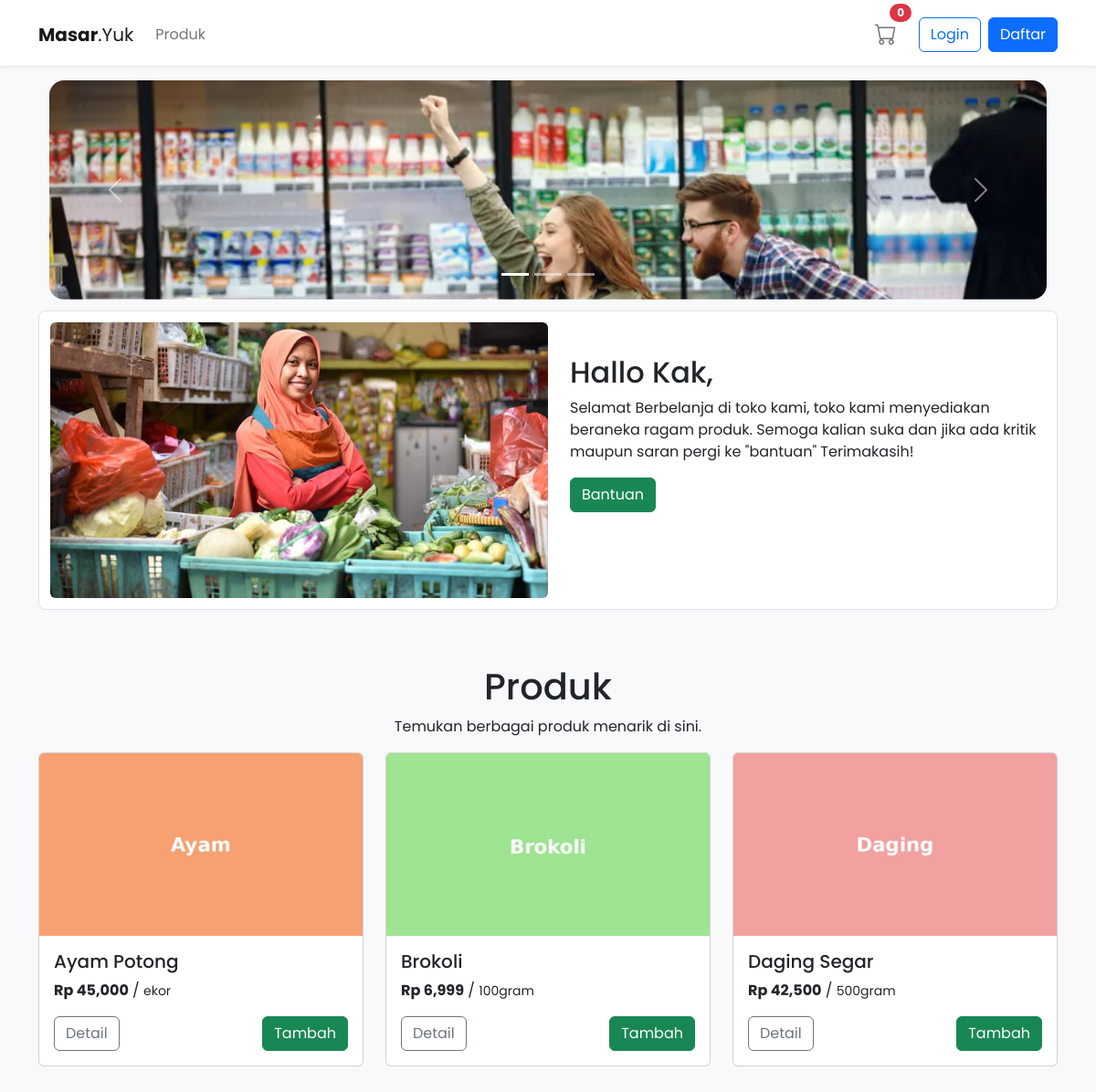
The page / on the database its author committed.
### tables this page shows
CREATE TABLE IF NOT EXISTS products (
  id INT AUTO_INCREMENT PRIMARY KEY,
  name VARCHAR(150) NOT NULL,
  price INT NOT NULL,
  unit VARCHAR(50),
  stock INT DEFAULT 0,
  image VARCHAR(255),
  created_at TIMESTAMP DEFAULT CURRENT_TIMESTAMP
);

### inc/functions.php (called while the page is built, shortened)
<?php
function is_logged_in(){ return isset($_SESSION['user_id']) && !empty($_SESSION['user_id']); }
?>

### index.php (the view, shortened to what this page needs)
<?php
require_once __DIR__ . '/inc/functions.php';
include 'header.php';
include 'navbar.php';
$res = $mysqli->query('SELECT * FROM products');
?>
<div class="container d-none d-md-block">
      <div class="thumbnail col-12 col-s-12">
        <div id="carouselExampleIndicators" class="container-fluid carousel slide" data-bs-ride="true">
          <div class="carousel-indicators">
            <button
              type="button"
              data-bs-target="#carouselExampleIndicators"
              data-bs-slide-to="0"
              class="active"
              aria-current="true"
              aria-label="Slide 1"
            ></button>
            <button
              type="button"
              data-bs-target="#carouselExampleIndicators"
              data-bs-slide-to="1"
              aria-label="Slide 2"
            ></button>
            <button
              type="button"
              data-bs-target="#carouselExampleIndicators"
              data-bs-slide-to="2"
              aria-label="Slide 3"
            ></button>
          </div>
          <div class="carousel-inner rounded-4">
            <div class="carousel-item active">
              <img src="./assets/img/tb4.jpg" class="d-block img-fluid" alt="..." />
            </div>
          </div>
          <button
            class="carousel-control-prev"
            type="button"
            data-bs-target="#carouselExampleIndicators"
            data-bs-slide="prev"
          >
            <span class="carousel-control-prev-icon" aria-hidden="true"></span>
          </button>
          <button
            class="carousel-control-next"
            type="button"
            data-bs-target="#carouselExampleIndicators"
            data-bs-slide="next"
          >
            <span class="carousel-control-next-icon" aria-hidden="true"></span>
          </button>
        </div>
      </div>
    </div>
      <div class="container ">
        <div class="perkenalan rounded-3 border col-12 col-s-12 flex flex-wrap">
          <div class="gambarsambutan col-s-12 col-md-6">
            <img src="./assets/img/prk.jpg" class="d-block img-fluid rounded float-start" alt="..." />
          </div>
          <div class="sambutan col-s-12 col-md-6">
            <h2>Hallo Kak,</h2>
            <p>
              Selamat Berbelanja di toko kami, toko kami menyediakan beraneka ragam produk. Semoga kalian suka dan jika
              ada kritik maupun saran pergi ke "bantuan" Terimakasih!
            </p>
            <a href="./assets/html/bantuan.html"><button type="button" class="btn btn-success">Bantuan</button></a>
          </div>
        </div>
      </div>
<section  class="produk">
<div class="col-12" id="produk">
  <div class="container text-center my-5">
    <h1 class="">Produk</h1>
    <p class="col-12 ">Temukan berbagai produk menarik di sini.</p>
  </div>
<div class="produk container my-5">
  <div class="row" id="product-list">
    <?php while($p = $res->fetch_assoc()): ?>
    <div class="col-md-4 mb-4">
      <div class="card">
        <img src="<?php echo $p['image']; ?>" class="card-img-top product-img" data-id="<?php echo $p['id']; ?>" alt="<?php echo htmlspecialchars($p['name']); ?>">
        <div class="card-body d-flex flex-column">
          <h5 class="card-title"><?php echo htmlspecialchars($p['name']); ?></h5>
          <p class="card-text mb-3"><strong>Rp <?php echo number_format($p['price']); ?></strong> / <small><?php echo $p['unit']; ?></small></p>
          <div class="mt-auto d-flex justify-content-between">
            <a class="btn btn-outline-secondary" href="http://localhost/masar/product.php?id=<?php echo $p['id']; ?>">Detail</a>
            <button class="btn btn-success btn-add" data-id="<?php echo $p['id']; ?>">Tambah</button>
          </div>
        </div>
      </div>
    </div>
    <?php endwhile; ?>
  </div>
</div>
</div>
</section>
<?php include 'footer.php'; ?>

### header.php (shortened to what this page needs)
<!doctype html>
<html lang="id">
<head>
<link href="https://cdn.jsdelivr.net/npm/bootstrap@5.2.2/dist/css/bootstrap.min.css" rel="stylesheet">
<link href="https://cdn.jsdelivr.net/npm/bootstrap-icons@1.9.1/font/bootstrap-icons.css" rel="stylesheet">
    <link rel="stylesheet" href="styles.css" />
<link rel="stylesheet" href="https://cdn.jsdelivr.net/npm/bootstrap-icons@1.9.1/font/bootstrap-icons.css" />
</head>
<body>

### navbar.php (shortened to what this page needs)
<?php
require_once __DIR__ . '/inc/functions.php';
$cart_count = 0;
?>
<nav class="navbar navbar-expand-lg navbar-light bg-white fixed-top shadow-sm">
  <div class="container">
    <a class="navbar-brand" href="http://localhost/masar/index.php"><strong>Masar</strong>.Yuk</a>
    <div class="collapse navbar-collapse" id="nav">
      <ul class="navbar-nav me-auto">
        <li class="nav-item" >
          <a class="nav-link" href="#produk" >Produk</a></li>
      </ul>
      <ul class="navbar-nav ms-auto align-items-center position-relative">
        <li class="nav-item me-3 position-relative">
          <a class="nav-link position-relative" href="http://localhost/masar/cart.php" id="cart-link" aria-label="Keranjang">
            <i class="bi bi-cart" style="font-size:1.5rem;"></i>
            <span id="cart-count" class="badge bg-danger rounded-pill" style="position:absolute;top:-8px;right:-8px;"><?php echo $cart_count; ?></span>
          </a>
        </li>
        <?php if(is_logged_in()): $u = get_user($mysqli, $_SESSION['user_id']); ?>
        <li class="nav-item dropdown">
          <a class="nav-link dropdown-toggle" href="#" role="button" data-bs-toggle="dropdown">
            <?=htmlspecialchars($u['name'])?>
          </a>
          <ul class="dropdown-menu dropdown-menu-end">
            <li><a class="dropdown-item" href="http://localhost/masar/profile.php">Profil</a></li>
            <li><a class="dropdown-item" href="http://localhost/masar/orders.php">Riwayat Pembelian</a></li>
            <li><hr class="dropdown-divider"></li>
            <li><a class="dropdown-item" href="http://localhost/masar/auth/logout.php">Logout</a></li>
          </ul>
        </li>
        <?php else: ?>
        <li class="nav-item"><a class="btn btn-outline-primary me-2" href="http://localhost/masar/auth/login.php">Login</a></li>
        <li class="nav-item"><a class="btn btn-primary" href="http://localhost/masar/auth/register.php">Daftar</a></li>
        <?php endif; ?>
      </ul>
    </div>
  </div>
</nav>

### footer.php (shortened to what this page needs)
</body>
</html>

### styles.css (style rules this page uses)
* { box-sizing: border-box; }
[class*="col-"] { float: left; }
@media only screen and (min-width: 700px) { .col-12 { width: 100%; } }
body { font-family: "Poppins", sans-serif; background-color: rgb(209, 209, 209); }
.navbar { padding-top: 1vw; background-color: #408e61; }
.thumbnail { padding-top: 1vw; padding-bottom: 1vw; }
.carousel-item img { object-fit: cover; object-position: 80% 0; width: 100%; height: 20vw; }
.perkenalan { padding: 1vw; background-color: rgb(255, 255, 255); margin-bottom: 1vw; }
@media screen and (min-width: 819px) { .sambutan { padding-left: 2vw; padding-top: 3vw; } }

### header.php (style rules this page uses)
body { background:#f8f9fa;padding-top:76px; }
.card-img-top { height:200px;object-fit:cover; }

### rows shown on the page
products: image (picture), name "Ayam Potong", price "45,000", unit "ekor"
products: image (picture), name "Brokoli", price "6,999", unit "100gram"
products: image (picture), name "Daging Segar", price "42,500", unit "500gram"

### other values the page prints
$cart_count "0"
